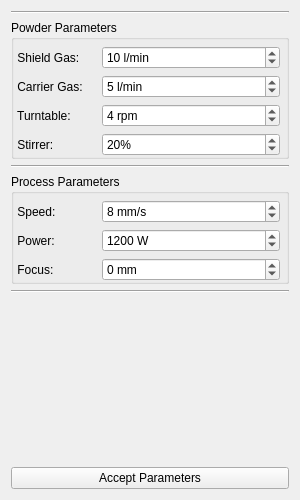
<?xml version="1.0" encoding="UTF-8"?>
<ui version="4.0">
 <class>Form</class>
 <widget class="QWidget" name="Form">
  <property name="geometry">
   <rect>
    <x>0</x>
    <y>0</y>
    <width>300</width>
    <height>500</height>
   </rect>
  </property>
  <property name="minimumSize">
   <size>
    <width>300</width>
    <height>500</height>
   </size>
  </property>
  <property name="windowTitle">
   <string>Form</string>
  </property>
  <layout class="QGridLayout" name="gridLayout">
   <item row="2" column="0" colspan="2">
    <widget class="Line" name="line_2">
     <property name="orientation">
      <enum>Qt::Horizontal</enum>
     </property>
    </widget>
   </item>
   <item row="4" column="0" colspan="2">
    <widget class="Line" name="line">
     <property name="orientation">
      <enum>Qt::Horizontal</enum>
     </property>
    </widget>
   </item>
   <item row="6" column="0" colspan="2">
    <widget class="Line" name="line_3">
     <property name="orientation">
      <enum>Qt::Horizontal</enum>
     </property>
    </widget>
   </item>
   <item row="3" column="0" colspan="2">
    <widget class="QGroupBox" name="grpPowder">
     <property name="title">
      <string>Powder Parameters</string>
     </property>
     <layout class="QVBoxLayout" name="verticalLayout">
      <property name="spacing">
       <number>6</number>
      </property>
      <property name="leftMargin">
       <number>0</number>
      </property>
      <property name="topMargin">
       <number>6</number>
      </property>
      <property name="rightMargin">
       <number>6</number>
      </property>
      <property name="bottomMargin">
       <number>0</number>
      </property>
      <item>
       <layout class="QFormLayout" name="formPowder">
        <item row="0" column="1">
         <widget class="QDoubleSpinBox" name="sbShield">
          <property name="minimumSize">
           <size>
            <width>0</width>
            <height>20</height>
           </size>
          </property>
          <property name="font">
           <font>
            <weight>50</weight>
            <bold>false</bold>
           </font>
          </property>
          <property name="suffix">
           <string> l/min</string>
          </property>
          <property name="decimals">
           <number>0</number>
          </property>
          <property name="maximum">
           <double>20.000000000000000</double>
          </property>
          <property name="value">
           <double>10.000000000000000</double>
          </property>
         </widget>
        </item>
        <item row="0" column="0">
         <widget class="QLabel" name="lblShield">
          <property name="text">
           <string> Shield Gas: </string>
          </property>
         </widget>
        </item>
        <item row="1" column="1">
         <widget class="QDoubleSpinBox" name="sbCarrier">
          <property name="minimumSize">
           <size>
            <width>0</width>
            <height>20</height>
           </size>
          </property>
          <property name="font">
           <font>
            <weight>50</weight>
            <bold>false</bold>
           </font>
          </property>
          <property name="suffix">
           <string> l/min</string>
          </property>
          <property name="decimals">
           <number>0</number>
          </property>
          <property name="maximum">
           <double>15.000000000000000</double>
          </property>
          <property name="value">
           <double>5.000000000000000</double>
          </property>
         </widget>
        </item>
        <item row="1" column="0">
         <widget class="QLabel" name="lblCarrier">
          <property name="font">
           <font>
            <weight>50</weight>
            <bold>false</bold>
           </font>
          </property>
          <property name="text">
           <string> Carrier Gas:    </string>
          </property>
         </widget>
        </item>
        <item row="2" column="0">
         <widget class="QLabel" name="lblTurntable">
          <property name="font">
           <font>
            <weight>50</weight>
            <bold>false</bold>
           </font>
          </property>
          <property name="text">
           <string> Turntable:   </string>
          </property>
         </widget>
        </item>
        <item row="2" column="1">
         <widget class="QDoubleSpinBox" name="sbTurntable">
          <property name="minimumSize">
           <size>
            <width>0</width>
            <height>20</height>
           </size>
          </property>
          <property name="font">
           <font>
            <weight>50</weight>
            <bold>false</bold>
           </font>
          </property>
          <property name="suffix">
           <string> rpm</string>
          </property>
          <property name="decimals">
           <number>0</number>
          </property>
          <property name="maximum">
           <double>10.000000000000000</double>
          </property>
          <property name="value">
           <double>4.000000000000000</double>
          </property>
         </widget>
        </item>
        <item row="3" column="1">
         <widget class="QDoubleSpinBox" name="sbStirrer">
          <property name="minimumSize">
           <size>
            <width>0</width>
            <height>20</height>
           </size>
          </property>
          <property name="font">
           <font>
            <weight>50</weight>
            <bold>false</bold>
           </font>
          </property>
          <property name="suffix">
           <string>%</string>
          </property>
          <property name="decimals">
           <number>0</number>
          </property>
          <property name="maximum">
           <double>50.000000000000000</double>
          </property>
          <property name="value">
           <double>20.000000000000000</double>
          </property>
         </widget>
        </item>
        <item row="3" column="0">
         <widget class="QLabel" name="lblStirrer">
          <property name="font">
           <font>
            <weight>50</weight>
            <bold>false</bold>
           </font>
          </property>
          <property name="text">
           <string> Stirrer:   </string>
          </property>
         </widget>
        </item>
       </layout>
      </item>
     </layout>
     <zorder></zorder>
    </widget>
   </item>
   <item row="5" column="0" colspan="2">
    <widget class="QGroupBox" name="grpProcess">
     <property name="title">
      <string>Process Parameters</string>
     </property>
     <layout class="QVBoxLayout" name="verticalLayout_2">
      <property name="leftMargin">
       <number>0</number>
      </property>
      <property name="topMargin">
       <number>6</number>
      </property>
      <property name="rightMargin">
       <number>6</number>
      </property>
      <property name="bottomMargin">
       <number>0</number>
      </property>
      <item>
       <layout class="QFormLayout" name="formProcess">
        <item row="0" column="1">
         <widget class="QDoubleSpinBox" name="sbSpeed">
          <property name="font">
           <font>
            <weight>50</weight>
            <bold>false</bold>
           </font>
          </property>
          <property name="suffix">
           <string> mm/s</string>
          </property>
          <property name="decimals">
           <number>0</number>
          </property>
          <property name="maximum">
           <double>100.000000000000000</double>
          </property>
          <property name="value">
           <double>8.000000000000000</double>
          </property>
         </widget>
        </item>
        <item row="0" column="0">
         <widget class="QLabel" name="lblSpeed">
          <property name="font">
           <font>
            <weight>50</weight>
            <bold>false</bold>
           </font>
          </property>
          <property name="text">
           <string> Speed:            </string>
          </property>
         </widget>
        </item>
        <item row="1" column="1">
         <widget class="QDoubleSpinBox" name="sbPower">
          <property name="font">
           <font>
            <weight>50</weight>
            <bold>false</bold>
           </font>
          </property>
          <property name="suffix">
           <string> W</string>
          </property>
          <property name="decimals">
           <number>0</number>
          </property>
          <property name="maximum">
           <double>3500.000000000000000</double>
          </property>
          <property name="singleStep">
           <double>10.000000000000000</double>
          </property>
          <property name="value">
           <double>1200.000000000000000</double>
          </property>
         </widget>
        </item>
        <item row="1" column="0">
         <widget class="QLabel" name="lblPower">
          <property name="font">
           <font>
            <weight>50</weight>
            <bold>false</bold>
           </font>
          </property>
          <property name="text">
           <string> Power: </string>
          </property>
         </widget>
        </item>
        <item row="2" column="0">
         <widget class="QLabel" name="lblFocus">
          <property name="text">
           <string> Focus: </string>
          </property>
         </widget>
        </item>
        <item row="2" column="1">
         <widget class="QDoubleSpinBox" name="sbFocus">
          <property name="suffix">
           <string> mm</string>
          </property>
          <property name="decimals">
           <number>0</number>
          </property>
          <property name="minimum">
           <double>-5.000000000000000</double>
          </property>
          <property name="maximum">
           <double>5.000000000000000</double>
          </property>
         </widget>
        </item>
       </layout>
      </item>
     </layout>
    </widget>
   </item>
   <item row="8" column="0" colspan="2">
    <widget class="QPushButton" name="btnAccept">
     <property name="text">
      <string>Accept Parameters</string>
     </property>
    </widget>
   </item>
   <item row="7" column="0" colspan="2">
    <spacer name="verticalSpacer">
     <property name="orientation">
      <enum>Qt::Vertical</enum>
     </property>
     <property name="sizeHint" stdset="0">
      <size>
       <width>20</width>
       <height>40</height>
      </size>
     </property>
    </spacer>
   </item>
  </layout>
 </widget>
 <resources/>
 <connections/>
</ui>
